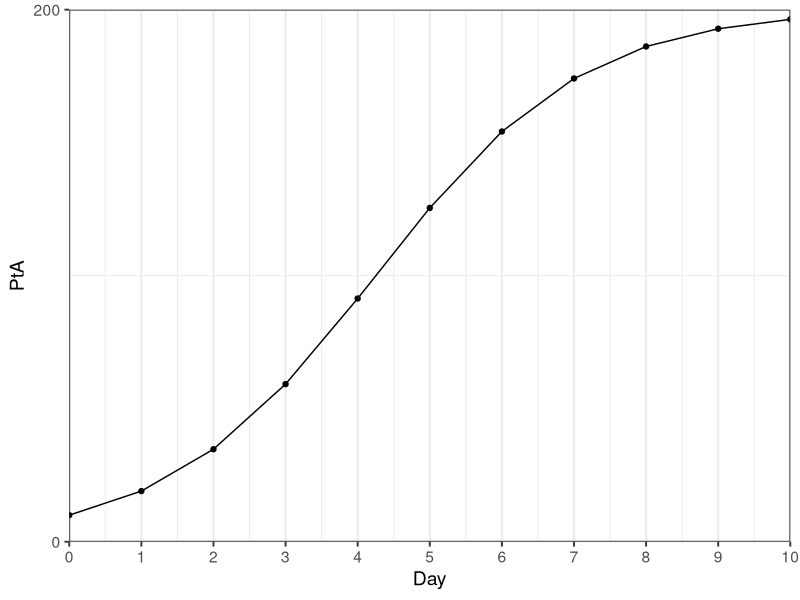
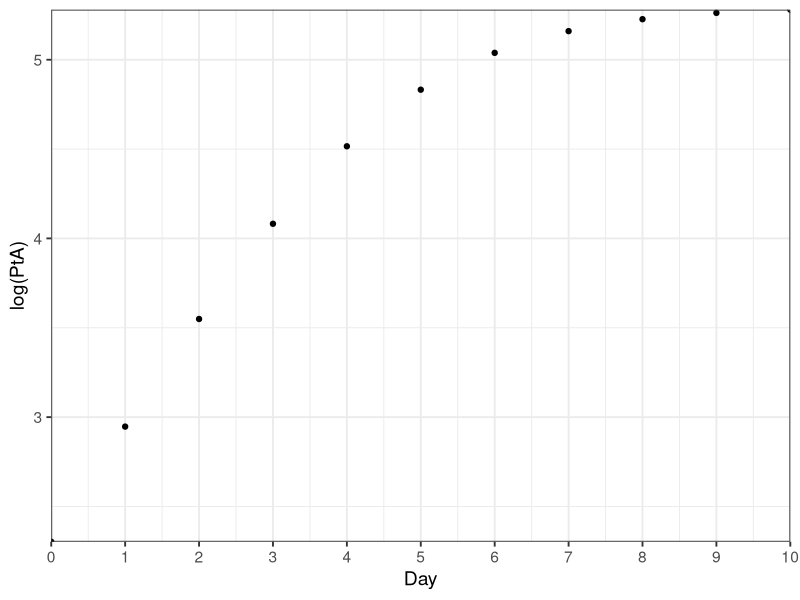
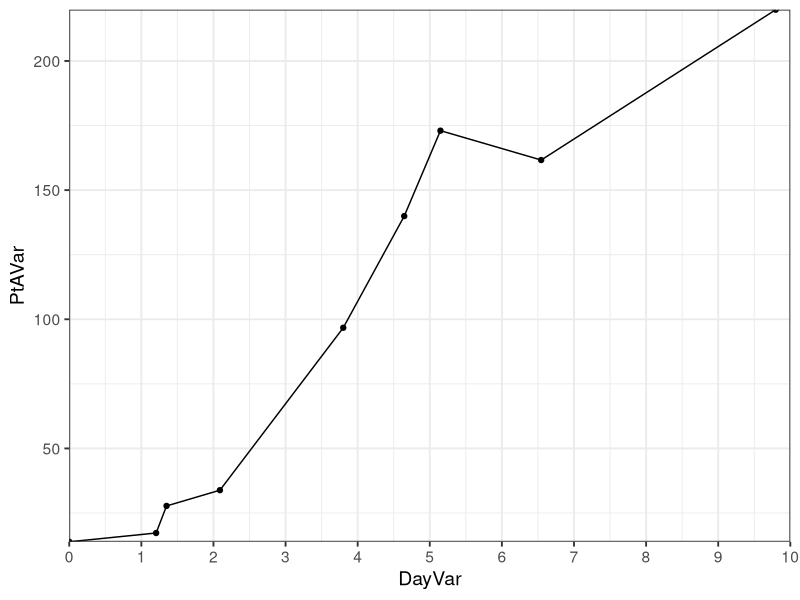
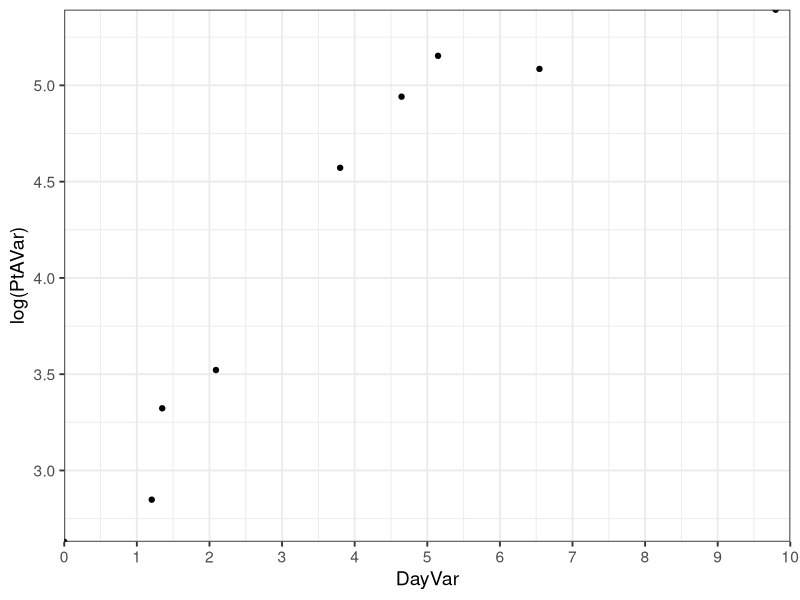
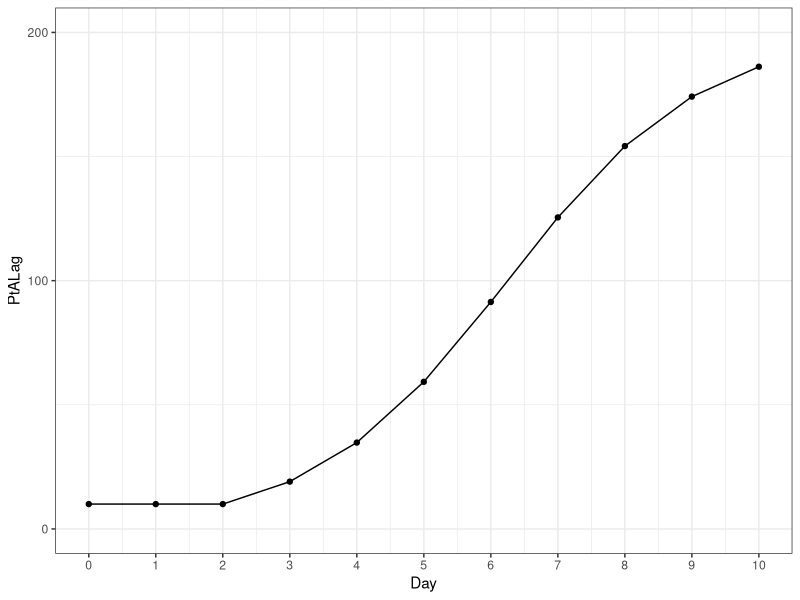
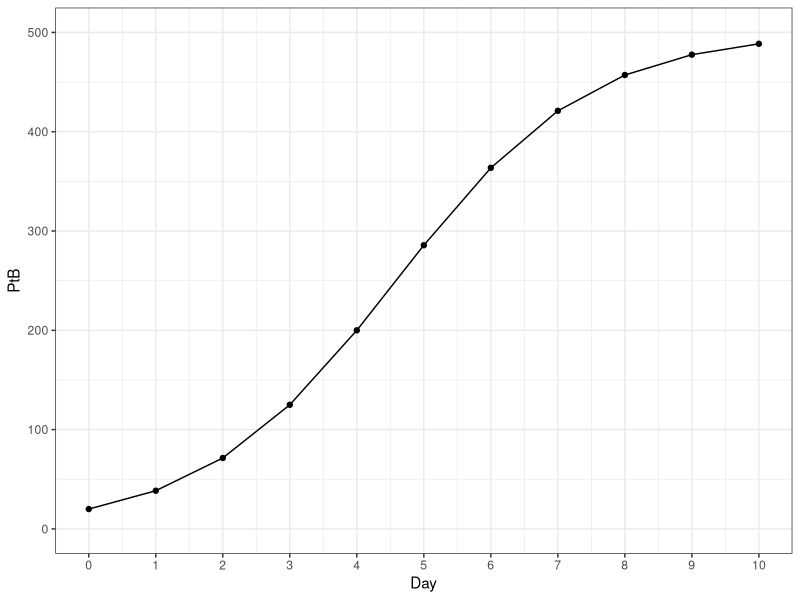
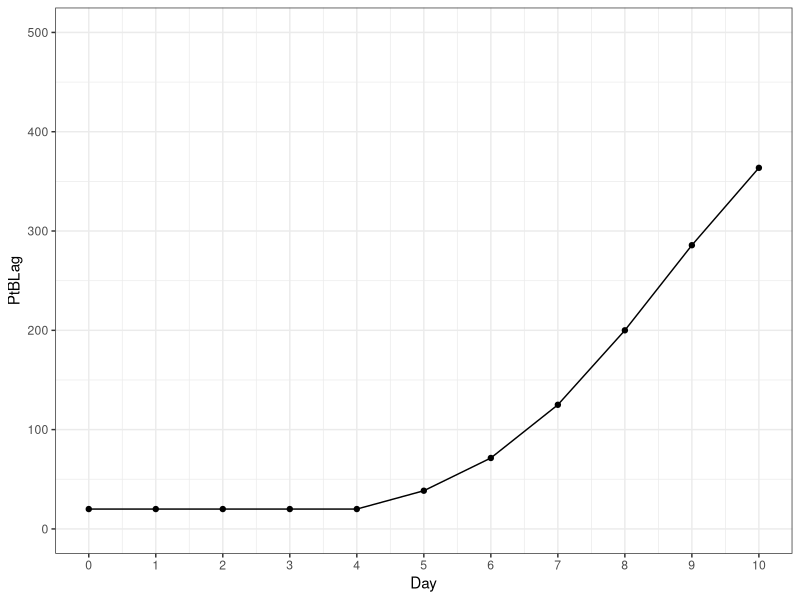
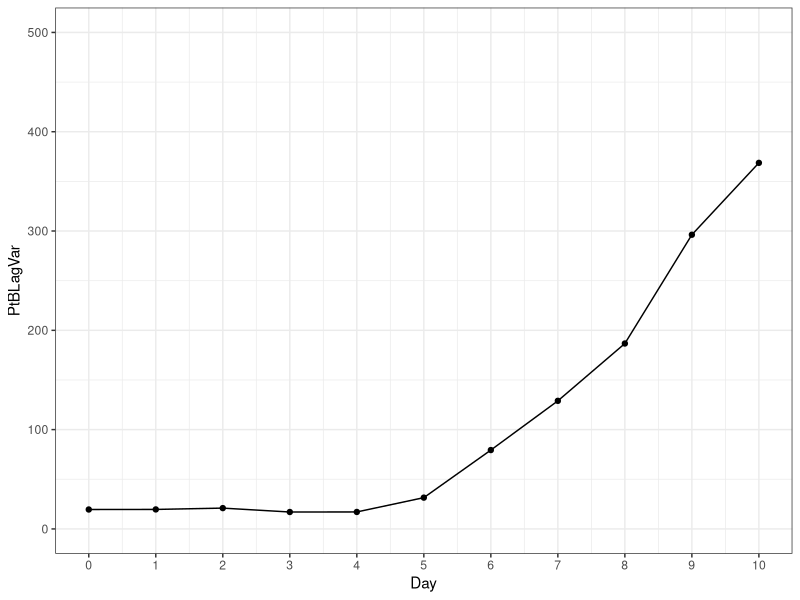

The R source for these figures, in order:
## ---- chunk 1
library(tidyverse)
## ---- chunk 2
PA0 <- 10
PAMax <- 200
PAmu <- log(2)
PAlag <- 2

PB0 <- 20
PBMax <- 500
PBmu <- log(2)
PBlag <- 4

GrowthData <- tibble(Day = c(0,1,2,3,4,5,6,7,8,9,10))

GrowthData <- GrowthData %>%
  mutate(PtA = (PAMax * (PA0*exp(Day*PAmu))) /(PAMax + (PA0 * (exp(PAmu * Day) - 1)))) %>%
  mutate(PtALag = if_else(Day < PAlag, PA0, (PAMax * (PA0*exp((Day-PAlag)*PAmu))) /(PAMax + (PA0 * (exp(PAmu * (Day-PAlag)) - 1))))) %>%
  mutate(PtB = (PBMax * (PB0*exp(Day*PBmu))) /(PBMax + (PB0 * (exp(PBmu * Day) - 1)))) %>%
  mutate(PtBLag = if_else(Day < PBlag, PB0, (PBMax * (PB0*exp((Day-PBlag)*PBmu))) /(PBMax + (PB0 * (exp(PBmu * (Day-PBlag)) - 1))))) |>
  mutate(DayVar = rnorm(n = length(Day), mean = Day, sd = Day *0.2),
    PtAVar = rnorm(n = length(PtA), mean = PtA, sd = PtA *0.2),
    PtBLagVar = rnorm(n = length(PtBLag), mean = PtBLag, sd = PtBLag *0.1))
## ---- chunk 3
GrowthData %>%
  ggplot() +
  geom_point(aes(x = Day, y = PtA)) +
  geom_line(aes(x = Day, y = PtA)) +
  scale_x_continuous(expand = c(0,0), limits = c(0,max(GrowthData$Day)), breaks = round(seq(0,10))) +
  scale_y_continuous(expand = c(0,0), limits = c(0,PAMax), breaks = seq(from=min(0),
              to=max(PAMax), by = 200)) + 
   theme_bw(base_size = 14)

ggsave(
  "PtAPlot.png",
  plot = last_plot(),
  path = file.path("Plots")
)

GrowthData %>%
  ggplot() +
  geom_point(aes(x = Day, y = log(PtA))) +
  #geom_smooth(aes(x = DayVar, y = log(PtA)), method = "lm") +
  #geom_smooth(data = subset(GrowthData, DayVar <= 4), aes(x = DayVar, y = log(PtA)), method = "lm") +
  scale_x_continuous(expand = c(0,0), limits = c(0,max(GrowthData$Day)), breaks = round(seq(0,10))) +
  scale_y_continuous(expand = c(0,0)) + 
  theme_bw(base_size = 14)

ggsave(
  "logPtAPlot.png",
  plot = last_plot(),
  path = file.path("Plots")
)

GrowthData %>%
  ggplot() +
  geom_point(aes(x = DayVar, y = PtAVar)) +
  geom_line(aes(x = DayVar, y = PtAVar)) +
  scale_x_continuous(expand = c(0,0), limits = c(0,max(GrowthData$Day)), breaks = round(seq(0,10))) +
  scale_y_continuous(expand = c(0,0)) + 
  theme_bw(base_size = 14)

ggsave(
  "PtAVarPlot.png",
  plot = last_plot(),
  path = file.path("Plots")
)

GrowthData %>%
  ggplot() +
  geom_point(aes(x = DayVar, y = log(PtAVar))) +
  #geom_smooth(aes(x = DayVar, y = log(PtAVar)), method = "lm") +
  scale_x_continuous(expand = c(0,0), limits = c(0,max(GrowthData$Day)), breaks = round(seq(0,10))) +
  scale_y_continuous(expand = c(0,0)) + 
  theme_bw(base_size = 14)

ggsave(
  "logPtAVarPlot.png",
  plot = last_plot(),
  path = file.path("Plots")
)
## ---- chunk 4
GrowthData %>%
  ggplot() +
  geom_point(aes(x = Day, y = PtALag)) +
  geom_line(aes(x = Day, y = PtALag)) +
  scale_x_continuous(limits = c(0,max(GrowthData$Day)), breaks = round(seq(0,10))) +
  scale_y_continuous(limits = c(0,PAMax), breaks = seq(from=min(0),
              to=max(PAMax), by = 100)) + 
  theme_bw()

## ---- chunk 5
GrowthData %>%
  ggplot() +
  geom_point(aes(x = Day, y = PtB)) +
  geom_line(aes(x = Day, y = PtB)) +
  scale_x_continuous(limits = c(0,max(GrowthData$Day)), breaks = round(seq(0,10))) +
  scale_y_continuous(limits = c(0,PBMax), breaks = seq(from=min(0),
              to=max(PBMax), by = 100)) + 
  theme_bw()

## ---- chunk 6
GrowthData %>%
  ggplot() +
  geom_point(aes(x = Day, y = PtBLag)) +
  geom_line(aes(x = Day, y = PtBLag)) +
  scale_x_continuous(limits = c(0,max(GrowthData$Day)), breaks = round(seq(0,10))) +
  scale_y_continuous(limits = c(0,PBMax), breaks = seq(from=min(0),
              to=max(PBMax), by = 100)) + 
  theme_bw()

## ---- chunk 7
GrowthData %>%
  ggplot() +
  geom_point(aes(x = Day, y = PtBLagVar)) +
  geom_line(aes(x = Day, y = PtBLagVar)) +
  scale_x_continuous(limits = c(0,max(GrowthData$Day)), breaks = round(seq(0,10))) +
  scale_y_continuous(limits = c(0,PBMax), breaks = seq(from=min(0),
              to=max(PBMax), by = 100)) + 
  theme_bw()

ggsave(
  "PtBLagVarPlot.png",
  plot = last_plot(),
  path = file.path("Plots")
)

## ---- chunk 8
GrowthData %>%
  ggplot() +
  geom_point(aes(x = Day, y = log(PtBLagVar))) +
  geom_line(aes(x = Day, y = log(PtBLagVar))) +
  scale_x_continuous(limits = c(0,max(GrowthData$Day)), breaks = round(seq(0,10))) +
  #scale_y_continuous(limits = c(0,PBMax), breaks = seq(from=min(0),
             # to=max(PBMax), by = 100)) + 
  theme_bw()


ggsave(
  "logPtBVarPlot.png",
  plot = last_plot(),
  path = file.path("Plots")
)
